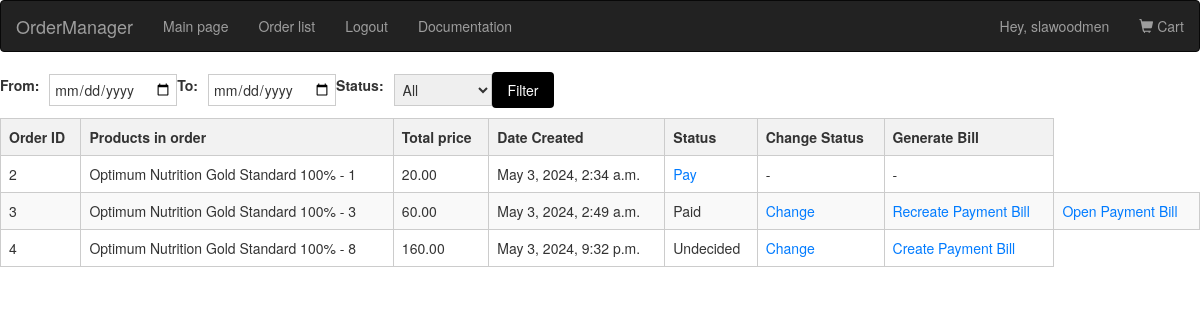
Page /orders/ (signed in) on the committed database.
### users/models.py (models this page shows, shortened)
class User(AbstractUser):
    class Role(models.TextChoices):
        USER = "USER", "user"
        ADMIN = "ADMIN", "admin"
    base_role = Role.USER
    role = models.CharField(max_length=50, choices=Role.choices, blank=True, null=True)

### market/models.py (models this page shows, shortened)
class Order(models.Model):
    STATUS_CHOICES = (
        ("Undecided", "UNDECIDED"),
        ("Paid", "PAID"),
        ("Completed", "COMPLETED"),
    )
    customer = models.ForeignKey(User, on_delete=models.CASCADE, related_name='orders')
    address = models.CharField(max_length=250, default="")
    postal_code = models.CharField(max_length=20, default="")
    department_number = models.CharField(max_length=100, default="")
    created = models.DateTimeField(auto_now_add=False, blank=True, null=True, default=timezone.now)
    updated = models.DateTimeField(auto_now_add=False, blank=True, null=True, default=timezone.now)
    file = models.FileField(default="", null=True, blank=True)
    is_paid = models.BooleanField(default=False, null=True, blank=True)
    status = models.CharField(max_length=10, choices=STATUS_CHOICES, default="Undecided")
    phone = models.CharField(max_length=20, default="")
    created_at = models.DateTimeField(auto_now_add=True)
    total_price = models.DecimalField(max_digits=10, decimal_places=2, default=0)

class OrderItem(models.Model):
    order_of_item = models.ForeignKey('Order', on_delete=models.CASCADE, related_name='order_items', blank=True, null=True)
    product = models.ForeignKey(Product, on_delete=models.CASCADE, blank=True, null=True)
    quantity = models.PositiveIntegerField(default=0)
    price = models.DecimalField(max_digits=10, decimal_places=2, default=0)

class Product(models.Model):
    category = models.ForeignKey(Category, on_delete=models.SET_NULL, null=True)
    name = models.CharField(max_length=150, blank=True, null=True)
    image = models.ImageField(upload_to='products/', default='/default/image.jpg')
    price = models.DecimalField(max_digits=10, decimal_places=2, blank=True, null=True)
    short_description = models.TextField(max_length=200, blank=True, null=True)
    description = RichTextField()
    old_price = models.DecimalField(
        default=None, max_digits=10, decimal_places=2, blank=True, null=True
    )
    created = models.DateTimeField(
        auto_now_add=False, blank=True, null=True, default=timezone.now
    )
    def __str__(self):
        return self.name

### market/views.py (the view)
# urls.py: path("orders/", views.GetOrdersView.as_view(), name="showorders"),
class GetOrdersView(LoginRequiredMixin, View):
    def get(self, request):
        data = Order.objects.all()
        orders = filter_orders(request, data)
        context = {"orders": orders}
        return render(request, "market/order_list.html", context)

### market/utils.py (called while the page is built)
def filter_orders(request, queryset):
    from_date = request.GET.get("from")
    to_date = request.GET.get("to")
    status = request.GET.get("status")
    if from_date and to_date:
        queryset = queryset.filter(created__range=[from_date, to_date])
    if status:
        queryset = queryset.filter(status=status)
    user_role = request.user.role
    q = Q()
    if user_role == "CASHIER":
        q |= Q(status__in=["Undecided", "Paid"])
    elif user_role == "CONSULTANT":
        q |= Q(status__in=["Paid", "Completed"])
    elif user_role == "USER":
        q |= Q(customer=request.user)
    orders = queryset.filter(q)
    orders = orders.order_by("created", "status")
    return orders

### market/templates/market/order_list.html (shortened to what this page needs)
{% extends "main.html" %}
{% block content %}
<section>
    {% if orders %}
    <form method="GET" action="" class="filter-form">
        {% if request.user.role == 'ADMIN' %}
        <label for="from">From:</label>
        <input type="date" id="from" name="from">
        <label for="to">To:</label>
        <input type="date" id="to" name="to">
        {% endif %}
        <label for="status">Status:</label>
        <select id="status" name="status">
            <option value="">All</option>
        </select>
        <button type="submit" class="buy-button">Filter</button>
    </form>
    <table class="order-table">
        <thead>
            <tr>
                <th>Order ID</th>
                <th>Products in order</th>
                <th>Total price</th>
                <th>Date Created</th>
                <th>Status</th>
                {% if request.user.role != 'USER' %}
                <th>Change Status</th>
                <th>Generate Bill</th>
                {% endif %}
            </tr>
        </thead>
        <tbody>
            {% for order in orders %}
            <tr>
                <td>{{ order.id }}</td>
                <td>
                    {% for item in order.order_items.all %}
                    {{ item.product }} - {{ item.quantity }}<br>
                    {% endfor %}
                </td>
                <td>{{ order.total_price }}</td>
                <td>{{ order.created }}</td>
                {% if not order.is_paid %}
                {% if request.user == order.customer %}
                <td><a href="{% url 'checkout' pk=order.id %}">Pay</a></td>
                {% endif %}
                {% else %}
                <td><p>{{ order.status }}</p></td>
                {% endif %}
                {% if request.user.role != 'USER' and order.is_paid %}
                <td><a href="{% url 'change_status' pk=order.id %}">Change</a></td>
                {% if order.file %}
                <td><a href="{% url 'genpayment' pk=order.id %}">Recreate Payment Bill</a></td>
                <td><a href="{% url 'view_html' pk=order.id %}">Open Payment Bill</a></td>
                {% elif request.user.role == 'ADMIN' %}
                <td><a href="{% url 'genpayment' pk=order.id %}">Create Payment Bill</a></td>
                {% else %}
                <td>-</td>
                {% endif %}
                {% elif request.user.role != 'USER' %}
                <td>-</td>
                <td>-</td>
                {% endif %}
            </tr>
            {% endfor %}
        </tbody>
    </table>
    {% else %}
    <h1>There are no orders.</h1>
    {% endif %}
</section>
{% endblock %}

### templates/havbar.html (shortened to what this page needs)
{% load static %}
<!DOCTYPE html>
<html lang="en">
<head>
  <link rel="stylesheet" href="https://maxcdn.bootstrapcdn.com/bootstrap/3.4.1/css/bootstrap.min.css">
  <link rel="stylesheet" href="{% static 'styles/main.css' %}">
</head>
{% block content %}
<body>
<nav class="navbar navbar-inverse">
  <div class="container-fluid">
    <div class="navbar-header">
      <a class="navbar-brand" href="{% url 'main' %}">OrderManager</a>
    </div>
    <ul class="nav navbar-nav">
      <li><a href="{% url 'main' %}">Main page</a></li>
      <li><a href="{% url 'showorders' %}">Order list</a></li>
      {% if request.user.is_authenticated %}
      <li><a href="{% url 'logout' %}">Logout</a></li>
      {% else %}
      <li><a href="{% url 'login' %}">Login/Sign Up</a></li>
      {% endif %}
      <li><a href="{% url 'docs' %}">Documentation</a></li>
    </ul>
    <ul class="nav navbar-nav navbar-right">
      {% if request.user.is_authenticated %}
      <li><p class="navbar-text">Hey, {{ request.user }}</p></li>
      <li><a href="{% url 'cart'%}"><span class="glyphicon glyphicon-shopping-cart"></span> Cart</a></li>
      {% endif %}
    </ul>
  </div>
</nav>
</body>
{% endblock %}
</html>

### static/styles/main.css (style rules this page uses)
.filter-form { display: flex; align-items: center; margin-bottom: 10px; }
.filter-form label { margin-right: 10px; }
.filter-form select, .filter-form input[type="date"] { padding: 4px; border: 1px solid #ccc; }
.order-table { width: 100%; border-collapse: collapse; }
.order-table th, .order-table td { border: 1px solid #ccc; padding: 8px; }
.order-table th { background-color: #f2f2f2; font-weight: bold; }
.order-table tbody tr:nth-child(even) { background-color: #f9f9f9; }
.order-table a { text-decoration: none; color: #007bff; }
.order-table p { margin: 0; }
.buy-button { display: inline-block; padding: 8px 16px; background-color: #000000; color: #fff; text-decoration: none; border-radius: 4px; }
label { display: block; font-weight: bold; margin-bottom: 10px; }
.buy-button { padding: 8px 16px; background-color: #000; color: #fff; border: none; border-radius: 4px; cursor: pointer; }

### rows in the picture
User: user "slawoodmen"
Order: id "2", total_price "20.00", created "May 3, 2024, 2:34 a.m.", is_paid "Pay"
OrderItem: product "Optimum Nutrition Gold Standard 100%", quantity "1"
Order: id "3", total_price "60.00", created "May 3, 2024, 2:49 a.m.", status "Paid", is_paid "Change"
OrderItem: product "Optimum Nutrition Gold Standard 100%", quantity "3"
Order: id "4", total_price "160.00", created "May 3, 2024, 9:32 p.m.", status "Undecided", is_paid "Change"
OrderItem: product "Optimum Nutrition Gold Standard 100%", quantity "8"
